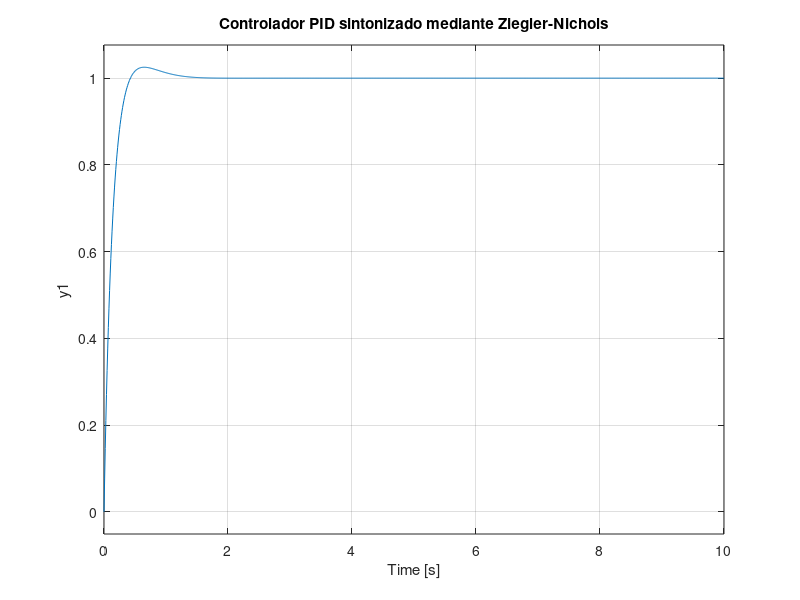

The MATLAB script that drew this image:
G = tf(1, [1 10 20]);
t = 0:0.01:10;

% Sintonizado manual
Kp = 300;
Ki = 800;
Kd = 40;
PID = pid(Kp, Ki, Kd);
T_PID = feedback(G*PID, 1);

% Visualizacion:
subplot(2, 1, 1);
step(t, T_PID); title('Controlador PID sintonizado manualmente');

% Sintonizado mediante Ziegler-Nichols
[y, t] = step(G, t);
pendientes_y = diff(y)./diff(t);    % Obtenemos un vector con todas las pendientes de la respuesta
[~, index_max] = max(pendientes_y);   % Obtenemos el índice del valor de maxima pendiente
R_y = y(index_max);
R_t = t(index_max);

% Creamos la recta tangente R:
P1 = [t(index_max-1), y(index_max-1)];
P2 = [t(index_max+1), y(index_max+1)];

R = (P2(2)-P1(2))/(P2(1)-P1(1));    % Pendiente maxima
b = P1(2)-R*P1(1);

x_tan = linspace(P1(1),P2(1));
y_tan = R*x_tan + b;

% Obtenemos L:
[~, index_L] = min(y);
L_y = y_tan(index_L);
L = x_tan(index_L);

% Controlador PID
Kp = 1.2/(R*L);
Ti = 2*L;
Ki = Kp/Ti;
Td = 0.5*L;
Kd = Kp*Td;
PID = pid(Kp, Ki, Kd);
T_PID = feedback(G*PID, 1);

% Visualizacion:
subplot(2, 1, 2);
step(T_PID, t); title('Controlador PID sintonizado mediante Ziegler-Nichols');